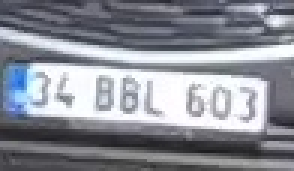
#> input picture license_plate_rec/plate_snaps/plate_100.jpg, 98 x 57 px (shown 3 times larger); its folder holds only this picture in this run
$ python -i plate_select.py   (imports and definitions only)
#> lines starting #> are read from the running program, lines starting #| are printed output that depends on the picture; after the words box and inside, x2 and y2 are one past the last pixel; in counts of white or black regions, pixels touching at a corner belong together
# plate_select.py (OPTIMIZED)
import cv2, os, numpy as np

# ---------- Yardımcılar: ikili garanti + temizlik ----------
# [56 lines left out: functions _ensure_binary, _drop_small_white, _fill_small_black_holes, _bridge_horizontal, _get_mask_from_item, not called in this run]

# ---------- Zor karelerde: ROI gri’den sağlam maske üret (fallback) ----------
def _fallback_mask_from_gray(gray):
    g = gray
    if g.ndim == 3: g = cv2.cvtColor(g, cv2.COLOR_BGR2GRAY)
    if g.dtype != np.uint8:
        g = cv2.normalize(g, None, 0, 255, cv2.NORM_MINMAX).astype(np.uint8)
    clh = cv2.createCLAHE(clipLimit=1.8, tileGridSize=(8,8))
    g = clh.apply(g)
    h = g.shape[0]
    block = max(3, int(round(0.10 * h)))
    if block % 2 == 0: block += 1
    b1 = cv2.adaptiveThreshold(g, 255, cv2.ADAPTIVE_THRESH_GAUSSIAN_C,
                               cv2.THRESH_BINARY,     block, 8)
    b2 = cv2.adaptiveThreshold(g, 255, cv2.ADAPTIVE_THRESH_GAUSSIAN_C,
                               cv2.THRESH_BINARY_INV, block, 8)
    wr1, wr2 = (b1>0).mean(), (b2>0).mean()
    m = b1 if abs(wr1-0.5) <= abs(wr2-0.5) else b2
    m = cv2.medianBlur(m, 3)
    m = cv2.morphologyEx(m, cv2.MORPH_CLOSE, np.ones((3,3), np.uint8), 1)
    return m

# ---------- Aday seçim (genişletilmiş tolerans + ağırlıklı skor) ----------
# [126 lines left out: functions _best_component_in_mask, _find_plate_in_mask, extract_and_save_plate_crops, not called in this run]

>>> import cv2
>>> picture = cv2.imread('plate_snaps/plate_100.jpg', cv2.IMREAD_GRAYSCALE)
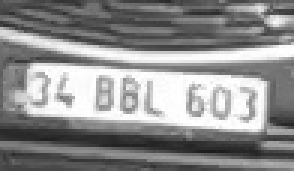
#> picture: shape (57, 98) (shown 3 times larger); min 28, max 255, mean 141.4
>>> result = _fallback_mask_from_gray(picture)
#> in _fallback_mask_from_gray, `g = clh.apply(g)`:
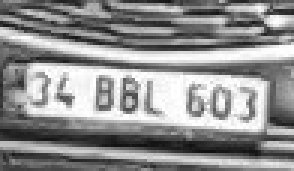
#> g: shape (57, 98) (shown 3 times larger); min 14, max 255, mean 143.9
#> in _fallback_mask_from_gray, `b1 = cv2.adaptiveThreshold(g, 255, cv2.ADAPTIVE_THRESH_GAUSSIAN_C, cv2..`:
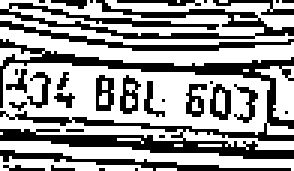
#> b1: shape (57, 98) (shown 3 times larger); 61% white; black in thin lines or dots
#> in _fallback_mask_from_gray, `b2 = cv2.adaptiveThreshold(g, 255, cv2.ADAPTIVE_THRESH_GAUSSIAN_C, cv2..`: b2: shape (57, 98); 39% white in thin lines or dots
#> in _fallback_mask_from_gray, `wr1, wr2 = (b1>0).mean(), (b2>0).mean()`: wr1 = 0.61; wr2 = 0.39
#> in _fallback_mask_from_gray, `m = cv2.medianBlur(m, 3)`:
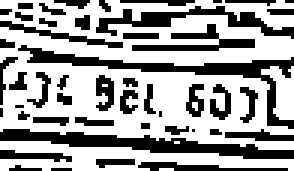
#> m: shape (57, 98) (shown 3 times larger); 63% white; 48 black regions (24 under 20 px), largest, box (x1, y1, x2, y2) and area: (0, 43, 98, 53) 374, (6, 15, 98, 43) 362, (32, 2, 98, 13) 224
#> in _fallback_mask_from_gray, `m = cv2.morphologyEx(m, cv2.MORPH_CLOSE, np.ones((3,3), np.uint8), 1)`:
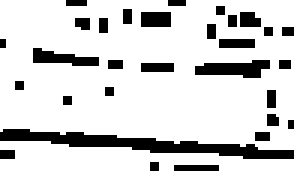
#> m: shape (57, 98) (shown 3 times larger); 82.2% white; 30 black regions (22 under 20 px), largest, box (x1, y1, x2, y2) and area: (0, 43, 98, 53) 365, (65, 20, 90, 26) 103, (11, 16, 33, 22) 77

$ run again, on license_plate_rec/plate_snaps/plate_110.jpg
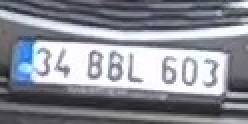
#> input picture license_plate_rec/plate_snaps/plate_110.jpg, 124 x 62 px (shown 2 times larger)
#> in _fallback_mask_from_gray, `b1 = cv2.adaptiveThreshold(g, 255, cv2.ADAPTIVE_THRESH_GAUSSIAN_C, cv2..`:
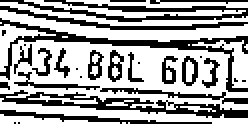
#> b1: shape (62, 124) (shown 2 times larger); 63.7% white; black in thin lines or dots
#> b2: shape (62, 124); 36.3% white in thin lines or dots
#> wr1 = 0.637; wr2 = 0.363
#> in _fallback_mask_from_gray, `m = cv2.morphologyEx(m, cv2.MORPH_CLOSE, np.ones((3,3), np.uint8), 1)`:
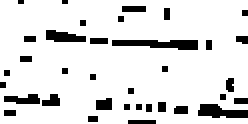
#> m: shape (62, 124) (shown 2 times larger); 87.6% white; 35 black regions (21 under 20 px), largest, box (x1, y1, x2, y2) and area: (56, 20, 99, 25) 157, (99, 52, 124, 59) 120, (23, 15, 43, 21) 87

$ run again, on license_plate_rec/plate_snaps/plate_120.jpg
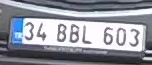
#> input picture license_plate_rec/plate_snaps/plate_120.jpg, 152 x 65 px
#> in _fallback_mask_from_gray, `b1 = cv2.adaptiveThreshold(g, 255, cv2.ADAPTIVE_THRESH_GAUSSIAN_C, cv2..`:
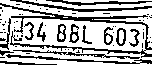
#> b1: shape (65, 152); 68.3% white; black in thin lines or dots
#> b2: shape (65, 152); 31.7% white in thin lines or dots
#> wr1 = 0.683; wr2 = 0.317
#> in _fallback_mask_from_gray, `m = cv2.morphologyEx(m, cv2.MORPH_CLOSE, np.ones((3,3), np.uint8), 1)`:
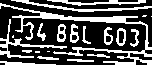
#> m: shape (65, 152); 31.9% white; 21 white regions (5 under 20 px), largest, box (x1, y1, x2, y2) and area: (0, 3, 152, 65) 1318, (0, 19, 67, 58) 361, (11, 0, 152, 12) 349
